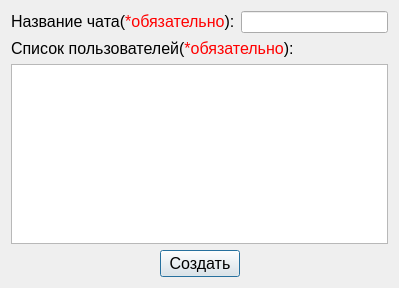
<?xml version="1.0" encoding="UTF-8"?>
<ui version="4.0">
 <class>CreateChatWindow</class>
 <widget class="QDialog" name="CreateChatWindow">
  <property name="geometry">
   <rect>
    <x>0</x>
    <y>0</y>
    <width>399</width>
    <height>288</height>
   </rect>
  </property>
  <property name="windowTitle">
   <string>Dialog</string>
  </property>
  <layout class="QGridLayout" name="gridLayout">
   <item row="0" column="0">
    <layout class="QHBoxLayout" name="horizontalLayout">
     <item>
      <widget class="QLabel" name="label_2">
       <property name="font">
        <font>
         <pointsize>12</pointsize>
        </font>
       </property>
       <property name="text">
        <string>Название чата(&lt;font color= &quot;red&quot;&gt;*обязательно&lt;/font&gt;):</string>
       </property>
      </widget>
     </item>
     <item>
      <widget class="QLineEdit" name="NameChatLineEdit"/>
     </item>
    </layout>
   </item>
   <item row="1" column="0">
    <layout class="QVBoxLayout" name="verticalLayout">
     <item>
      <widget class="QLabel" name="label">
       <property name="font">
        <font>
         <pointsize>12</pointsize>
        </font>
       </property>
       <property name="text">
        <string>Список пользователей(&lt;font color= &quot;red&quot;&gt;*обязательно&lt;/font&gt;):</string>
       </property>
      </widget>
     </item>
     <item>
      <widget class="QListWidget" name="UsersListWidget"/>
     </item>
    </layout>
   </item>
   <item row="2" column="0">
    <layout class="QHBoxLayout" name="horizontalLayout_2">
     <item>
      <spacer name="horizontalSpacer_3">
       <property name="orientation">
        <enum>Qt::Horizontal</enum>
       </property>
       <property name="sizeHint" stdset="0">
        <size>
         <width>40</width>
         <height>20</height>
        </size>
       </property>
      </spacer>
     </item>
     <item>
      <widget class="QPushButton" name="CreateChatPushButton">
       <property name="font">
        <font>
         <pointsize>12</pointsize>
        </font>
       </property>
       <property name="text">
        <string>Создать</string>
       </property>
      </widget>
     </item>
     <item>
      <spacer name="horizontalSpacer_2">
       <property name="orientation">
        <enum>Qt::Horizontal</enum>
       </property>
       <property name="sizeHint" stdset="0">
        <size>
         <width>40</width>
         <height>20</height>
        </size>
       </property>
      </spacer>
     </item>
    </layout>
   </item>
  </layout>
 </widget>
 <resources/>
 <connections/>
</ui>
